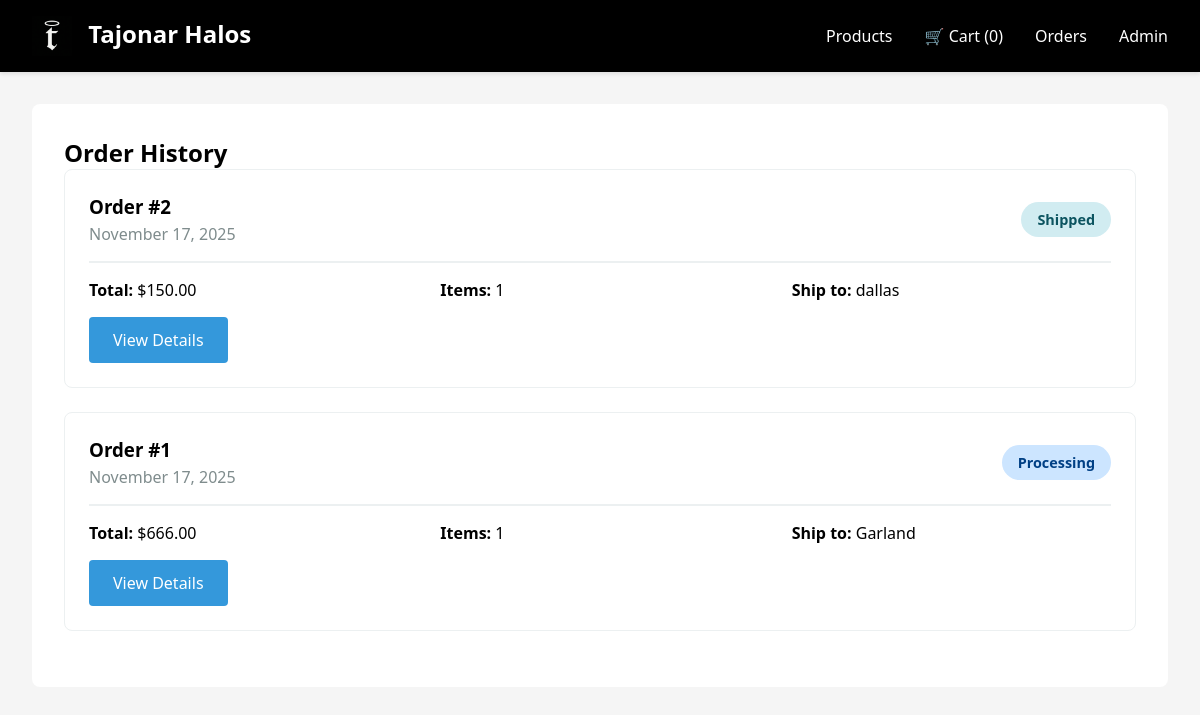
/orders/history/ (signed in), run on an earlier commit of the app's database.
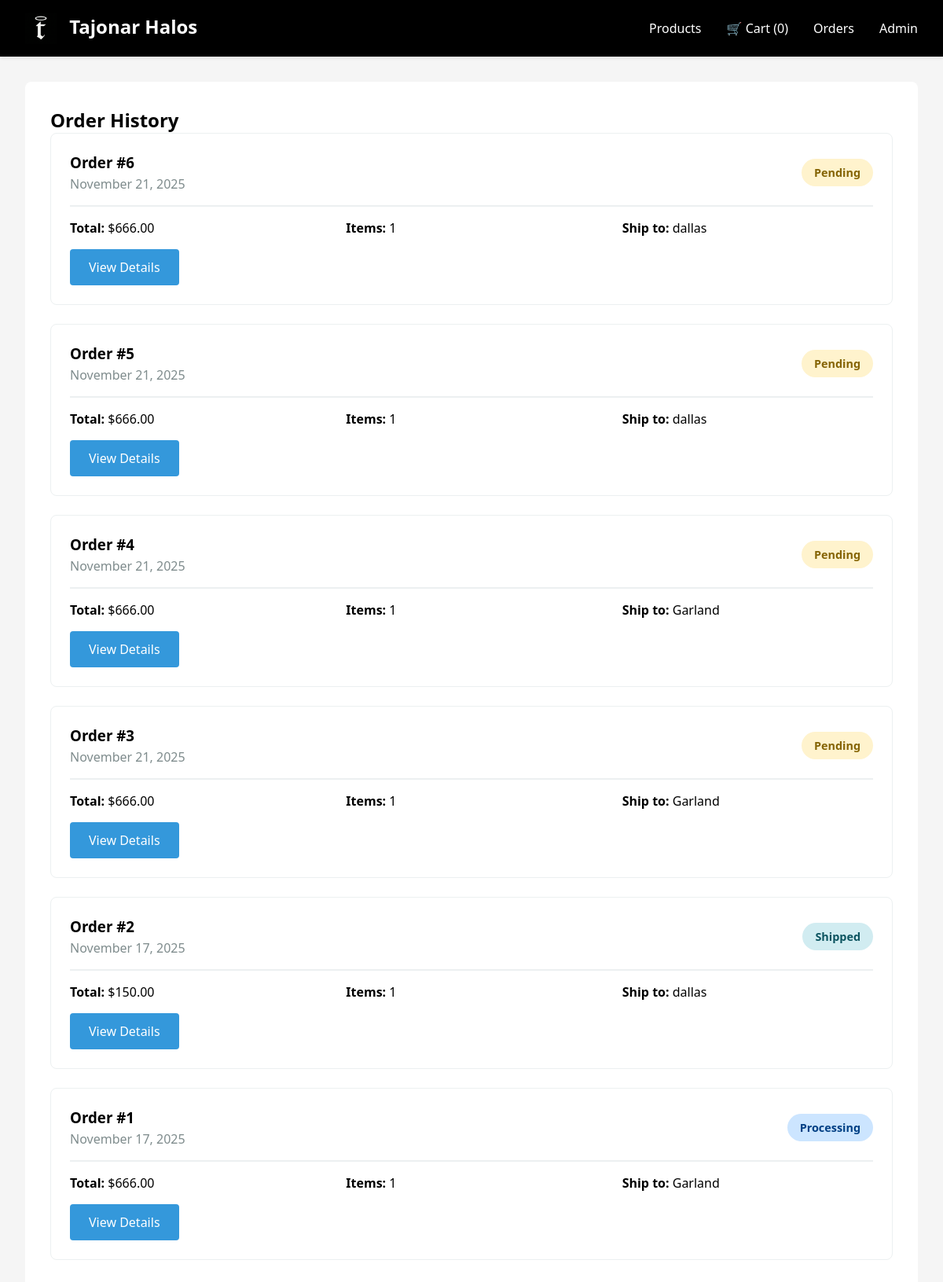
And on a later commit of the database.
### orders/models.py (models this page shows, shortened)
class Order(models.Model):
    STATUS_CHOICES = [
        ('pending', 'Pending'),
        ('processing', 'Processing'),
        ('shipped', 'Shipped'),
        ('delivered', 'Delivered'),
        ('cancelled', 'Cancelled'),
    ]
    user = models.ForeignKey(User, on_delete=models.CASCADE, null=True, blank=True)
    first_name = models.CharField(max_length=100)
    last_name = models.CharField(max_length=100)
    email = models.EmailField()
    address = models.CharField(max_length=250)
    city = models.CharField(max_length=100)
    postal_code = models.CharField(max_length=20)
    created_at = models.DateTimeField(auto_now_add=True)
    updated_at = models.DateTimeField(auto_now=True)
    status = models.CharField(max_length=20, choices=STATUS_CHOICES, default='pending')
    total = models.DecimalField(max_digits=10, decimal_places=2)

### orders/views.py (the view)
# urls.py: path('history/', views.order_history, name='order_history'),
@login_required
def order_history(request):
    orders = Order.objects.filter(user=request.user).order_by('-created_at')
    return render(request, 'orders/order_history.html', {
        'orders': orders,
    })

### cart/context_processors.py (called while the page is built)
def cart_count(request):
    cart = get_or_create_cart(request)
    count = sum(item.quantity for item in cart.items.all())
    return {'cart_count': count}

### cart/views.py (called while the page is built)
def get_or_create_cart(request):
    cart_id = request.session.get('cart_id')
    if cart_id:
        try:
            cart = Cart.objects.get(id=cart_id)
        except Cart.DoesNotExist:
            cart = Cart.objects.create()
            request.session['cart_id'] = cart.id
    else:
        cart = Cart.objects.create()
        request.session['cart_id'] = cart.id
    return cart

### orders/templates/orders/order_history.html (shortened to what this page needs)
{% extends "store/base.html" %}
{% block content %}
<div class="orders-container">
    <h2>Order History</h2>
    {% if orders %}
        {% for order in orders %}
        <div class="order-card">
            <div class="order-header">
                <div>
                    <h3>Order #{{ order.id }}</h3>
                    <p style="color: #7f8c8d; margin-top: 0.25rem;">{{ order.created_at|date:"F d, Y" }}</p>
                </div>
                <span class="order-status status-{{ order.status }}">{{ order.get_status_display }}</span>
            </div>
            <div style="display: grid; grid-template-columns: 1fr 1fr 1fr; gap: 2rem; margin-bottom: 1rem;">
                <div>
                    <strong>Total:</strong> ${{ order.total }}
                </div>
                <div>
                    <strong>Items:</strong> {{ order.items.count }}
                </div>
                <div>
                    <strong>Ship to:</strong> {{ order.city }}
                </div>
            </div>
            <a href="{% url 'orders:order_detail' order.id %}" class="btn">View Details</a>
        </div>
        {% endfor %}
    {% else %}
        <p style="text-align: center; color: #7f8c8d; padding: 3rem;">No orders yet. <a href="{% url 'store:product_list' %}">Start shopping!</a></p>
    {% endif %}
</div>
{% endblock %}

### store/templates/store/base.html (shortened to what this page needs)
<!DOCTYPE html>
<html lang="en">
<head>
</head>
<body>
    <header>
        <nav>
    <h1><img src="/static/whiteT.png" alt="Tajonar Halos" style="height: 40px; vertical-align: middle; margin-right: 10px;"> Tajonar Halos</h1>
    <ul>
        <li><a href="{% url 'store:product_list' %}">Products</a></li>
        <li><a href="{% url 'cart:cart_detail' %}">🛒 Cart ({{ cart_count }})</a></li>
        {% if user.is_authenticated %}
        <li><a href="{% url 'orders:order_history' %}">Orders</a></li>
        {% endif %}
        <li><a href="/admin/">Admin</a></li>
    </ul>
        </nav>
    </header>
    <div class="container">
        {% block content %}
        {% endblock %}
    </div>
</body>
</html>

### store/templates/store/base.html (style rules this page uses)
* { margin: 0; padding: 0; box-sizing: border-box; }
body { font-family: 'Segoe UI', Tahoma, Geneva, Verdana, sans-serif; background: #f5f5f5; }
header { background: #000000; color: white; padding: 1rem 2rem; box-shadow: 0 2px 4px rgba(0,0,0,0.1); }
nav { display: flex; justify-content: space-between; align-items: center; max-width: 1200px; margin: 0 auto; }
nav h1 { font-size: 1.5rem; }
nav ul { display: flex; list-style: none; gap: 2rem; }
nav a { color: white; text-decoration: none; transition: opacity 0.3s; }
.container { max-width: 1200px; margin: 2rem auto; padding: 0 2rem; }
.btn { display: inline-block; padding: 0.75rem 1.5rem; background: #3498db; color: white; text-decoration: none; border-radius: 4px; border: none; cursor: pointer; transition: background 0.3s; }

### orders/templates/orders/order_history.html (style rules this page uses)
.orders-container { background: white; padding: 2rem; border-radius: 8px; }
.order-card { border: 1px solid #ecf0f1; border-radius: 8px; padding: 1.5rem; margin-bottom: 1.5rem; }
.order-header { display: flex; justify-content: space-between; align-items: center; margin-bottom: 1rem; padding-bottom: 1rem; border-bottom: 2px solid #ecf0f1; }
.order-status { padding: 0.5rem 1rem; border-radius: 20px; font-size: 0.9rem; font-weight: 600; }
.status-pending { background: #fff3cd; color: #856404; }
.status-processing { background: #cce5ff; color: #004085; }
.status-shipped { background: #d1ecf1; color: #0c5460; }

What changed in the data, as far as the page shows it:
added Order: id "6", created_at "November 21, 2025", status "Pending", total "666.00", items.count "1", city "dallas"
added Order: id "5", created_at "November 21, 2025", status "Pending", total "666.00", items.count "1", city "dallas"
added Order: id "4", created_at "November 21, 2025", status "Pending", total "666.00", items.count "1", city "Garland"
added Order: id "3", created_at "November 21, 2025", status "Pending", total "666.00", items.count "1", city "Garland"
